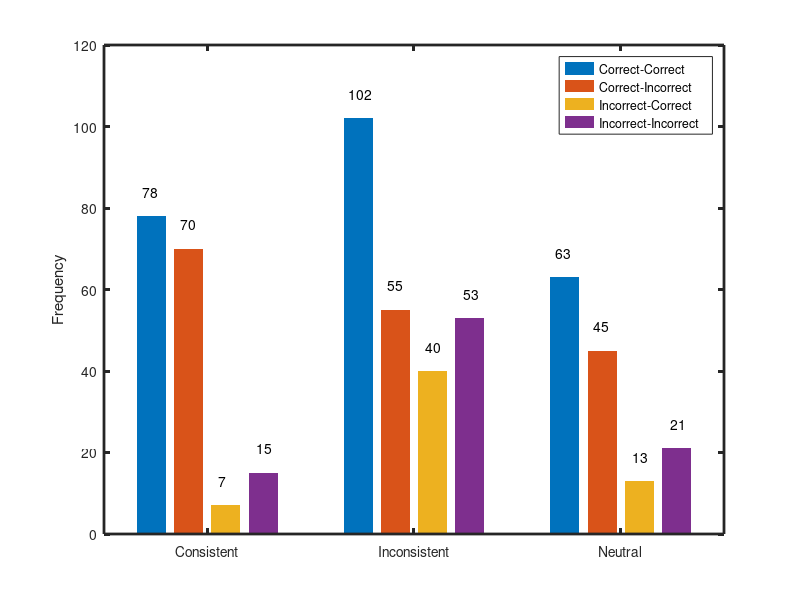

The MATLAB source for this figure: (Note: this script raises an error after producing the figure.)
%% Fit a model using Trinity
% Cleanup first
clear all
% close all

proj_id = 'ncm';

%% First, enter the data
cons = [  78 ,  70 ,   7 ,  15 ] ;
inco = [ 102 ,  55 ,  40 ,  53 ] ;
neut = [  63 ,  45 ,  13 ,  21 ] ;
N = [sum(cons) sum(inco) sum(neut)];

% Plot the data
figure(1), clf
bar([cons; inco; neut], 'linestyle', 'none')
for ctr = 1:4
    text(0.5 + 0.185*ctr, cons(ctr)+6, num2str(cons(ctr)))
    text(1.5 + 0.185*ctr, inco(ctr)+6, num2str(inco(ctr)))
    text(2.5 + 0.185*ctr, neut(ctr)+6, num2str(neut(ctr)))
end
ylabel Frequency
legend 'Correct-Correct'   'Correct-Incorrect'   ...
       'Incorrect-Correct' 'Incorrect-Incorrect'
set(gca, ...
    'XTickLabel', {'Consistent' 'Inconsistent' 'Neutral'}, ...
    'Linewidth', 2, 'layer', 'top')
set(gcf, 'position', [100 400 450 250])
% savepic ../figs/data

%% Now, make all inputs that Trinity needs
% Write the model into a variable (cell variable)
model = {
    'model {'
    '   # ---- Consistent condition --------------- #'
    '   theta[1,1] <- ( 1 + p + q - pq + 4 * pc ) / 6'
    '   theta[1,2] <- ( 1 + p + q - pq - 2 * pc ) / 3'
    '   theta[1,3] <- ( 1 - p - q + pq ) / 6'
    '   theta[1,4] <- ( 1 - p - q + pq ) / 3'
    '   '
    '   # ---- Inconsistent condition ------------- #'
    '   theta[2,1] <- ( 1 + p - q + pq + 4 * pc ) / 6'
    '   theta[2,2] <- ( 1 + p - q + pq - 2 * pc ) / 3'
    '   theta[2,3] <- ( 1 - p + q - pq ) / 6'
    '   theta[2,4] <- ( 1 - p + q - pq ) / 3'
    '   '
    '   # ---- Neutral condition------------------- #'
    '   theta[3,1] <- ( 1 + p + 4 * pc ) / 6'
    '   theta[3,2] <- ( 1 + p - 2 * pc ) / 3'
    '   theta[3,3] <- ( 1 - p ) / 6'
    '   theta[3,4] <- ( 1 - p ) / 3'
    '   '
    '   # ---- Data ------------------------------- #'
    '   cons[1:4] ~ dmulti(theta[1,1:4], N[1])'
    '   inco[1:4] ~ dmulti(theta[2,1:4], N[2])'
    '   neut[1:4] ~ dmulti(theta[3,1:4], N[3])'
    '   '
    '   # ---- Priors ----------------------------- #'
    '   p ~ dbeta(1, 1)'
    '   q ~ dbeta(1, 1)'
    '   c ~ dbeta(1, 1)'
    '   '
    '   # ---- Efficiency tweaks ------------------ #'
    '   pq  <- p * q'
    '   pc  <- p * c'
    '   cpq <- c * pq'
    '}'
    };

% List all the parameters of interest (cell variable)
parameters = {
    'c' 'p' 'q'
    };

% Write a function that generates a structure with one random value for
% each parameter in a field
generator = @()struct(...
    'c', rand, ...
    'p', rand, ...
    'q', rand  ...
    );

% Make a structure with the data (note that the name of the field needs to
% match the name of the variable in the JAGS model)
data = struct(...
    'cons', cons, ...
    'inco', inco, ...
    'neut', neut, ...
    'N'   , N     ...
    );

% Tell Trinity which engine to use
engine = 'jags';


%% Run Trinity with the CALLBAYES() function
tic
[stats, chains, diagnostics, info] = callbayes(engine, ...
    'model'          ,     model , ...
    'data'           ,      data , ...
    'outputname'     , 'samples' , ...
    'init'           , generator , ...
    'modelfilename'  ,   proj_id , ...
    'datafilename'   ,   proj_id , ...
    'initfilename'   ,   proj_id , ...
    'scriptfilename' ,   proj_id , ...
    'logfilename'    ,   proj_id , ...
    'nchains'        ,        8  , ...
    'nburnin'        ,      1e4  , ...
    'nsamples'       ,      1e4  , ...
    'monitorparams'  ,   parameters  , ...
    'thin'           ,        5  , ...
    'refresh'        ,     1000  , ...
    'workingdir'     ,    ['/tmp/' proj_id]  , ...
    'verbosity'      ,        0  , ...
    'saveoutput'     ,     true  , ...
    'parallel'       ,  isunix() , ...
    'modules'        ,  {'dic'}  );

fprintf('%s took %f seconds!\n', upper(engine), toc)


%% Inspect the results
% First, inspect convergence
if any(codatable(chains, @gelmanrubin) > 1.1)
    grtable(chains, 1.1)
    warning('Some chains were not converged!')
else
    disp('Convergence looks good.')
end

% Now, inspect the mean of each parameter in each chain
disp('Posterior means by chain:')
disp(stats.mean)

% Now check some basic descriptive statistics averaged over all chains
disp('Descriptive statistics for all chains:')
codatable(chains)


%% Make some figures
figure(2)
h = smhist(chains, '^c$|^q$|^p$');
axis([0 1 0 13])
line(xlim, [1 1], 'color', [.6 .6 .6], 'linestyle', '--')
legend c p q prior
xlabel 'parameter value'
ylabel 'posterior density'
set(get(h(1), 'children'), 'Linewidth', 3)
set(gca, 'Linewidth', 2, 'layer', 'top')
set(gcf, 'position', [417   437   416   215])
% savepic ../figs/posteriors
